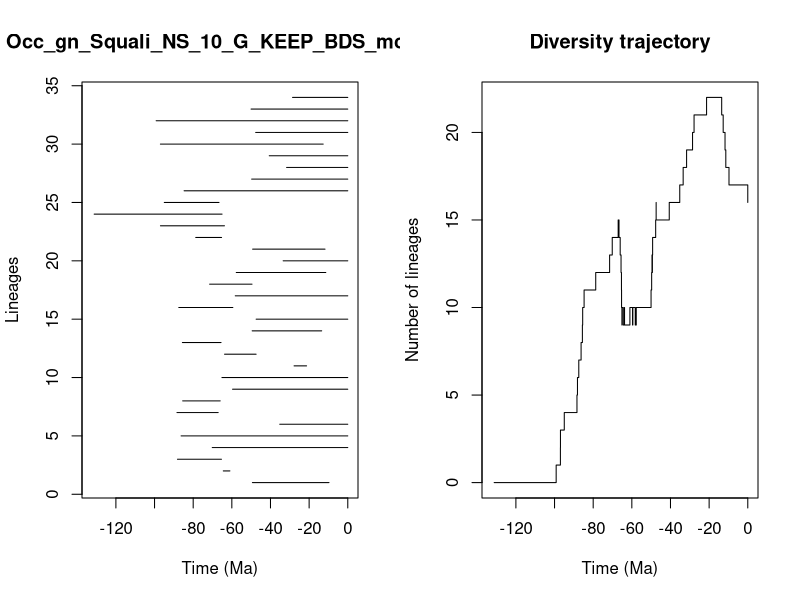

Here is the R script that generated this plot:


pdf(file='../Results/Genus_NS/5_MA_bins_EXT_EP_FT/pyrate_mcmc_logs/Occ_gn_Squali_NS_10_G_KEEP_BDS_mcmc_LTT.pdf',width=0.6*20, height=0.6*10)
title = "Occ_gn_Squali_NS_10_G_KEEP_BDS_mcmc"
ts=c(49.35762470947017, 64.42805287807018,88.13581109506335,70.13897657892178,86.26128097904711,35.20304029899375,88.3960649187718,85.43611961717349,59.63022485631833,65.13225456596973,27.79702024580289,63.773620902030984,85.59054783663036,49.478158153605555,47.41897726093168,87.4518806258313,58.22812446956869,71.49825729217969,57.71493793997242,33.4389656507774,49.24266802524718,78.68583708242238,96.94109323924515,131.2476812828521,94.96276746603925,84.70271072080637,49.742175971978,31.661274327861584,40.63750589011356,96.9673757108431,47.66438300813497,99.15775243693832,50.05149156930552,28.579709033227385)
te=c(9.720561830804215, 61.004462639613884,65.37361723112829,0.0,0.0,0.0,67.07286944790604,66.0261082679122,0.0,0.0,21.322498802339364,47.422388061543224,65.58397238635484,13.50112555865306,0.0,59.475047520265804,0.0,49.56253770664388,11.370566598945837,0.0,11.772377752540196,65.31436381600172,63.80328738717247,65.05700584928437,66.63453783367837,0.0,0.0,0.0,0.0,12.728265770259698,0.0,0.0,0.0,0.0)
div_traj=c(0, 1,2,3,4,5,6,7,8,9,10,11,12,13,14,15,14,13,12,11,10,9,10,9,10,9,10,9,10,9,10,11,12,13,12,13,14,15,16,15,16,17,18,19,20,21,22,21,20,19,18,17,16)
time_events=c(131.2476812828521, 99.15775243693832,96.9673757108431,96.94109323924515,94.96276746603925,88.3960649187718,88.13581109506335,87.4518806258313,86.26128097904711,85.59054783663036,85.43611961717349,84.70271072080637,78.68583708242238,71.49825729217969,70.13897657892178,67.07286944790604,66.63453783367837,66.0261082679122,65.58397238635484,65.37361723112829,65.31436381600172,65.13225456596973,65.05700584928437,64.42805287807018,63.80328738717247,63.773620902030984,61.004462639613884,59.63022485631833,59.475047520265804,58.22812446956869,57.71493793997242,50.05149156930552,49.742175971978,49.56253770664388,49.478158153605555,49.35762470947017,49.24266802524718,47.66438300813497,47.422388061543224,47.41897726093168,40.63750589011356,35.20304029899375,33.4389656507774,31.661274327861584,28.579709033227385,27.79702024580289,21.322498802339364,13.50112555865306,12.728265770259698,11.772377752540196,11.370566598945837,9.720561830804215,0.0)
                par(mfrow=c(1,2))
                L = length(ts)
                plot(ts, 1:L , xlim=c(-max(ts)-1,0), pch=20, type="n", main=title,xlab="Time (Ma)",ylab="Lineages")
                for (i in 1:L){segments(x0=-te[i],y0=i,x1=-ts[i],y1=i)}    
                t = -time_events
                plot(div_traj ~ t,type="s", main = "Diversity trajectory",xlab="Time (Ma)",ylab="Number of lineages",xlim=c(-max(ts)-1,0))
                abline(v=c(65,200,251,367,445),lty=2,col="gray")
                
